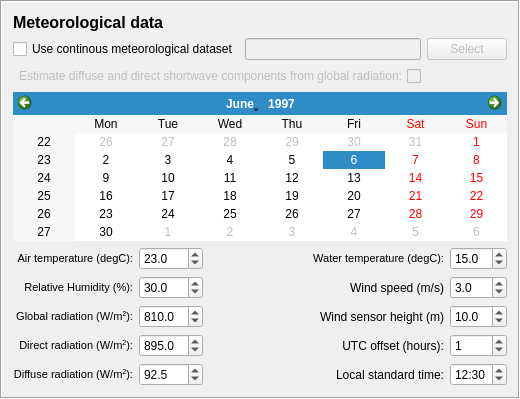
    <widget class="QFrame" name="frame_2">
     <property name="frameShape">
      <enum>QFrame::Box</enum>
     </property>
     <property name="frameShadow">
      <enum>QFrame::Sunken</enum>
     </property>
     <layout class="QGridLayout" name="gridLayout_23">
      <item row="1" column="0">
       <widget class="QCheckBox" name="CheckBoxMetData">
        <property name="toolTip">
         <string>&lt;html&gt;&lt;head/&gt;&lt;body&gt;&lt;p&gt;Tick this in if a time series of data should be used. The specific format could be prepared in the UMEP Pre-processor. &lt;/p&gt;&lt;/body&gt;&lt;/html&gt;</string>
        </property>
        <property name="text">
         <string>Use continous meteorological dataset</string>
        </property>
        <property name="checked">
         <bool>false</bool>
        </property>
       </widget>
      </item>
      <item row="0" column="0">
       <widget class="QLabel" name="label_17">
        <property name="text">
         <string>&lt;!DOCTYPE HTML PUBLIC &quot;-//W3C//DTD HTML 4.0//EN&quot; &quot;http://www.w3.org/TR/REC-html40/strict.dtd&quot;&gt;
&lt;html&gt;&lt;head&gt;&lt;meta name=&quot;qrichtext&quot; content=&quot;1&quot; /&gt;&lt;style type=&quot;text/css&quot;&gt;
p, li { white-space: pre-wrap; }
&lt;/style&gt;&lt;/head&gt;&lt;body style=&quot; font-family:'MS Shell Dlg 2'; font-size:8pt; font-weight:400; font-style:normal;&quot;&gt;
&lt;p style=&quot; margin-top:0px; margin-bottom:0px; margin-left:0px; margin-right:0px; -qt-block-indent:0; text-indent:0px;&quot;&gt;&lt;span style=&quot; font-size:12pt; font-weight:600;&quot;&gt;Meteorological data&lt;/span&gt;&lt;/p&gt;&lt;/body&gt;&lt;/html&gt;</string>
        </property>
       </widget>
      </item>
      <item row="4" column="0" colspan="3">
       <layout class="QGridLayout" name="gridLayout_2">
        <item row="4" column="1">
         <widget class="QDoubleSpinBox" name="doubleSpinBoxradI">
          <property name="toolTip">
           <string>Settings used if no meteorological dataset is used.</string>
          </property>
          <property name="decimals">
           <number>1</number>
          </property>
          <property name="maximum">
           <double>1300.000000000000000</double>
          </property>
          <property name="singleStep">
           <double>1.000000000000000</double>
          </property>
          <property name="value">
           <double>895.000000000000000</double>
          </property>
         </widget>
        </item>
        <item row="0" column="0">
         <widget class="QLabel" name="label_6">
          <property name="text">
           <string>&lt;!DOCTYPE HTML PUBLIC &quot;-//W3C//DTD HTML 4.0//EN&quot; &quot;http://www.w3.org/TR/REC-html40/strict.dtd&quot;&gt;
&lt;html&gt;&lt;head&gt;&lt;meta name=&quot;qrichtext&quot; content=&quot;1&quot; /&gt;&lt;style type=&quot;text/css&quot;&gt;
p, li { white-space: pre-wrap; }
&lt;/style&gt;&lt;/head&gt;&lt;body style=&quot; font-family:'MS Shell Dlg 2'; font-size:8pt; font-weight:400; font-style:normal;&quot;&gt;
&lt;p style=&quot; margin-top:0px; margin-bottom:0px; margin-left:0px; margin-right:0px; -qt-block-indent:0; text-indent:0px;&quot;&gt;Air temperature (degC):&lt;/p&gt;&lt;/body&gt;&lt;/html&gt;</string>
          </property>
          <property name="alignment">
           <set>Qt::AlignRight|Qt::AlignTrailing|Qt::AlignVCenter</set>
          </property>
         </widget>
        </item>
        <item row="0" column="1">
         <widget class="QDoubleSpinBox" name="doubleSpinBoxTa">
          <property name="toolTip">
           <string>Settings used if no meteorological dataset is used.</string>
          </property>
          <property name="decimals">
           <number>1</number>
          </property>
          <property name="minimum">
           <double>-40.000000000000000</double>
          </property>
          <property name="maximum">
           <double>50.000000000000000</double>
          </property>
          <property name="singleStep">
           <double>1.000000000000000</double>
          </property>
          <property name="value">
           <double>23.000000000000000</double>
          </property>
         </widget>
        </item>
        <item row="1" column="0">
         <widget class="QLabel" name="label_11">
          <property name="text">
           <string>&lt;!DOCTYPE HTML PUBLIC &quot;-//W3C//DTD HTML 4.0//EN&quot; &quot;http://www.w3.org/TR/REC-html40/strict.dtd&quot;&gt;
&lt;html&gt;&lt;head&gt;&lt;meta name=&quot;qrichtext&quot; content=&quot;1&quot; /&gt;&lt;style type=&quot;text/css&quot;&gt;
p, li { white-space: pre-wrap; }
&lt;/style&gt;&lt;/head&gt;&lt;body style=&quot; font-family:'MS Shell Dlg 2'; font-size:8pt; font-weight:400; font-style:normal;&quot;&gt;
&lt;p style=&quot; margin-top:0px; margin-bottom:0px; margin-left:0px; margin-right:0px; -qt-block-indent:0; text-indent:0px;&quot;&gt;Relative Humidity (%):&lt;/p&gt;&lt;/body&gt;&lt;/html&gt;</string>
          </property>
          <property name="alignment">
           <set>Qt::AlignRight|Qt::AlignTrailing|Qt::AlignVCenter</set>
          </property>
         </widget>
        </item>
        <item row="1" column="1">
         <widget class="QDoubleSpinBox" name="doubleSpinBoxRH">
          <property name="toolTip">
           <string>Settings used if no meteorological dataset is used.</string>
          </property>
          <property name="decimals">
           <number>1</number>
          </property>
          <property name="maximum">
           <double>100.000000000000000</double>
          </property>
          <property name="singleStep">
           <double>1.000000000000000</double>
          </property>
          <property name="value">
           <double>30.000000000000000</double>
          </property>
         </widget>
        </item>
        <item row="2" column="0">
         <widget class="QLabel" name="label_18">
          <property name="text">
           <string>&lt;!DOCTYPE HTML PUBLIC &quot;-//W3C//DTD HTML 4.0//EN&quot; &quot;http://www.w3.org/TR/REC-html40/strict.dtd&quot;&gt;
&lt;html&gt;&lt;head&gt;&lt;meta name=&quot;qrichtext&quot; content=&quot;1&quot; /&gt;&lt;style type=&quot;text/css&quot;&gt;
p, li { white-space: pre-wrap; }
&lt;/style&gt;&lt;/head&gt;&lt;body style=&quot; font-family:'MS Shell Dlg 2'; font-size:8pt; font-weight:400; font-style:normal;&quot;&gt;
&lt;p style=&quot; margin-top:0px; margin-bottom:0px; margin-left:0px; margin-right:0px; -qt-block-indent:0; text-indent:0px;&quot;&gt;Global radiation (W/m&lt;span style=&quot; vertical-align:super;&quot;&gt;2&lt;/span&gt;):&lt;/p&gt;&lt;/body&gt;&lt;/html&gt;</string>
          </property>
          <property name="alignment">
           <set>Qt::AlignRight|Qt::AlignTrailing|Qt::AlignVCenter</set>
          </property>
         </widget>
        </item>
        <item row="2" column="1">
         <widget class="QDoubleSpinBox" name="doubleSpinBoxradG">
          <property name="toolTip">
           <string>Settings used if no meteorological dataset is used.</string>
          </property>
          <property name="decimals">
           <number>1</number>
          </property>
          <property name="maximum">
           <double>1200.000000000000000</double>
          </property>
          <property name="singleStep">
           <double>1.000000000000000</double>
          </property>
          <property name="value">
           <double>810.000000000000000</double>
          </property>
         </widget>
        </item>
        <item row="5" column="0">
         <widget class="QLabel" name="label_20">
          <property name="text">
           <string>&lt;!DOCTYPE HTML PUBLIC &quot;-//W3C//DTD HTML 4.0//EN&quot; &quot;http://www.w3.org/TR/REC-html40/strict.dtd&quot;&gt;
&lt;html&gt;&lt;head&gt;&lt;meta name=&quot;qrichtext&quot; content=&quot;1&quot; /&gt;&lt;style type=&quot;text/css&quot;&gt;
p, li { white-space: pre-wrap; }
&lt;/style&gt;&lt;/head&gt;&lt;body style=&quot; font-family:'MS Shell Dlg 2'; font-size:8pt; font-weight:400; font-style:normal;&quot;&gt;
&lt;p style=&quot; margin-top:0px; margin-bottom:0px; margin-left:0px; margin-right:0px; -qt-block-indent:0; text-indent:0px;&quot;&gt;Diffuse radiation (W/m&lt;span style=&quot; vertical-align:super;&quot;&gt;2&lt;/span&gt;):&lt;/p&gt;&lt;/body&gt;&lt;/html&gt;</string>
          </property>
          <property name="alignment">
           <set>Qt::AlignRight|Qt::AlignTrailing|Qt::AlignVCenter</set>
          </property>
         </widget>
        </item>
        <item row="5" column="1">
         <widget class="QDoubleSpinBox" name="doubleSpinBoxradD">
          <property name="toolTip">
           <string>Settings used if no meteorological dataset is used.</string>
          </property>
          <property name="decimals">
           <number>1</number>
          </property>
          <property name="maximum">
           <double>600.000000000000000</double>
          </property>
          <property name="singleStep">
           <double>1.000000000000000</double>
          </property>
          <property name="value">
           <double>92.500000000000000</double>
          </property>
         </widget>
        </item>
        <item row="4" column="0">
         <widget class="QLabel" name="label_19">
          <property name="text">
           <string>&lt;!DOCTYPE HTML PUBLIC &quot;-//W3C//DTD HTML 4.0//EN&quot; &quot;http://www.w3.org/TR/REC-html40/strict.dtd&quot;&gt;
&lt;html&gt;&lt;head&gt;&lt;meta name=&quot;qrichtext&quot; content=&quot;1&quot; /&gt;&lt;style type=&quot;text/css&quot;&gt;
p, li { white-space: pre-wrap; }
&lt;/style&gt;&lt;/head&gt;&lt;body style=&quot; font-family:'MS Shell Dlg 2'; font-size:8pt; font-weight:400; font-style:normal;&quot;&gt;
&lt;p style=&quot; margin-top:0px; margin-bottom:0px; margin-left:0px; margin-right:0px; -qt-block-indent:0; text-indent:0px;&quot;&gt;Direct radiation (W/m&lt;span style=&quot; vertical-align:super;&quot;&gt;2&lt;/span&gt;):&lt;/p&gt;&lt;/body&gt;&lt;/html&gt;</string>
          </property>
          <property name="alignment">
           <set>Qt::AlignRight|Qt::AlignTrailing|Qt::AlignVCenter</set>
          </property>
         </widget>
        </item>
        <item row="2" column="2">
         <spacer name="horizontalSpacer_4">
          <property name="orientation">
           <enum>Qt::Horizontal</enum>
          </property>
          <property name="sizeHint" stdset="0">
           <size>
            <width>40</width>
            <height>20</height>
           </size>
          </property>
         </spacer>
        </item>
        <item row="4" column="3">
         <widget class="QLabel" name="label_12">
          <property name="text">
           <string>UTC offset (hours):</string>
          </property>
          <property name="alignment">
           <set>Qt::AlignRight|Qt::AlignTrailing|Qt::AlignVCenter</set>
          </property>
         </widget>
        </item>
        <item row="4" column="4">
         <widget class="QSpinBox" name="spinBoxUTC">
          <property name="enabled">
           <bool>true</bool>
          </property>
          <property name="toolTip">
           <string>Negative values for time zones west of UTC and vise versa (e.g. CET = 1)</string>
          </property>
          <property name="minimum">
           <number>-12</number>
          </property>
          <property name="maximum">
           <number>12</number>
          </property>
          <property name="value">
           <number>1</number>
          </property>
         </widget>
        </item>
        <item row="5" column="3">
         <widget class="QLabel" name="label_15">
          <property name="text">
           <string>Local standard time:</string>
          </property>
          <property name="alignment">
           <set>Qt::AlignRight|Qt::AlignTrailing|Qt::AlignVCenter</set>
          </property>
         </widget>
        </item>
        <item row="5" column="4">
         <widget class="QTimeEdit" name="spinBoxTimeEdit">
          <property name="enabled">
           <bool>true</bool>
          </property>
          <property name="toolTip">
           <string>Settings used if no meteorological dataset is used.</string>
          </property>
          <property name="displayFormat">
           <string>HH:mm</string>
          </property>
          <property name="time">
           <time>
            <hour>12</hour>
            <minute>30</minute>
            <second>0</second>
           </time>
          </property>
         </widget>
        </item>
        <item row="0" column="3">
         <widget class="QLabel" name="label_33">
          <property name="text">
           <string>&lt;!DOCTYPE HTML PUBLIC &quot;-//W3C//DTD HTML 4.0//EN&quot; &quot;http://www.w3.org/TR/REC-html40/strict.dtd&quot;&gt;
&lt;html&gt;&lt;head&gt;&lt;meta name=&quot;qrichtext&quot; content=&quot;1&quot; /&gt;&lt;style type=&quot;text/css&quot;&gt;
p, li { white-space: pre-wrap; }
&lt;/style&gt;&lt;/head&gt;&lt;body style=&quot; font-family:'MS Shell Dlg 2'; font-size:8pt; font-weight:400; font-style:normal;&quot;&gt;
&lt;p style=&quot; margin-top:0px; margin-bottom:0px; margin-left:0px; margin-right:0px; -qt-block-indent:0; text-indent:0px;&quot;&gt;Water temperature (degC):&lt;/p&gt;&lt;/body&gt;&lt;/html&gt;</string>
          </property>
          <property name="alignment">
           <set>Qt::AlignRight|Qt::AlignTrailing|Qt::AlignVCenter</set>
          </property>
         </widget>
        </item>
        <item row="0" column="4">
         <widget class="QDoubleSpinBox" name="doubleSpinBoxTwater">
          <property name="enabled">
           <bool>true</bool>
          </property>
          <property name="toolTip">
           <string>Settings used if no meteorological dataset is used.</string>
          </property>
          <property name="decimals">
           <number>1</number>
          </property>
          <property name="minimum">
           <double>-40.000000000000000</double>
          </property>
          <property name="maximum">
           <double>50.000000000000000</double>
          </property>
          <property name="singleStep">
           <double>1.000000000000000</double>
          </property>
          <property name="value">
           <double>15.000000000000000</double>
          </property>
         </widget>
        </item>
        <item row="1" column="3">
         <widget class="QLabel" name="label_38">
          <property name="text">
           <string>Wind speed (m/s)</string>
          </property>
          <property name="alignment">
           <set>Qt::AlignRight|Qt::AlignTrailing|Qt::AlignVCenter</set>
          </property>
         </widget>
        </item>
        <item row="1" column="4">
         <widget class="QDoubleSpinBox" name="doubleSpinBoxWs">
          <property name="decimals">
           <number>1</number>
          </property>
          <property name="maximum">
           <double>60.000000000000000</double>
          </property>
          <property name="singleStep">
           <double>0.100000000000000</double>
          </property>
          <property name="value">
           <double>3.000000000000000</double>
          </property>
         </widget>
        </item>
        <item row="2" column="4">
         <widget class="QDoubleSpinBox" name="doubleSpinBoxWsHt">
          <property name="decimals">
           <number>1</number>
          </property>
          <property name="singleStep">
           <double>0.100000000000000</double>
          </property>
          <property name="value">
           <double>10.000000000000000</double>
          </property>
         </widget>
        </item>
        <item row="2" column="3">
         <widget class="QLabel" name="label_39">
          <property name="text">
           <string>Wind sensor height (m)</string>
          </property>
          <property name="alignment">
           <set>Qt::AlignRight|Qt::AlignTrailing|Qt::AlignVCenter</set>
          </property>
         </widget>
        </item>
       </layout>
      </item>
      <item row="3" column="0" colspan="3">
       <widget class="QCalendarWidget" name="calendarWidget">
        <property name="toolTip">
         <string>Settings used if no meteorological dataset is used.</string>
        </property>
        <property name="locale">
         <locale language="English" country="UnitedStates"/>
        </property>
        <property name="selectedDate">
         <date>
          <year>1997</year>
          <month>6</month>
          <day>6</day>
         </date>
        </property>
        <property name="firstDayOfWeek">
         <enum>Qt::Monday</enum>
        </property>
        <property name="dateEditEnabled">
         <bool>true</bool>
        </property>
       </widget>
      </item>
      <item row="2" column="0" colspan="2">
       <widget class="QCheckBox" name="checkBoxUseOnlyGlobal">
        <property name="enabled">
         <bool>false</bool>
        </property>
        <property name="toolTip">
         <string>&lt;html&gt;&lt;head/&gt;&lt;body&gt;&lt;p&gt;Tick this box if diffuse and direct shortwave radiation is unavailable. The Reindl et al. (1990) model is used to calculate diffuse radiation. Direct radiation perpendicular to the solar beam should be considered.  &lt;/p&gt;&lt;/body&gt;&lt;/html&gt;</string>
        </property>
        <property name="layoutDirection">
         <enum>Qt::RightToLeft</enum>
        </property>
        <property name="text">
         <string>Estimate diffuse and direct shortwave components from global radiation:</string>
        </property>
       </widget>
      </item>
      <item row="1" column="1">
       <widget class="QLineEdit" name="textInputMetdata">
        <property name="enabled">
         <bool>false</bool>
        </property>
       </widget>
      </item>
      <item row="1" column="2">
       <widget class="QPushButton" name="pushButtonImportMetData">
        <property name="enabled">
         <bool>false</bool>
        </property>
        <property name="toolTip">
         <string>Select meteorological file. The data should be in specific UMEP format.</string>
        </property>
        <property name="text">
         <string>Select</string>
        </property>
       </widget>
      </item>
     </layout>
    </widget>
